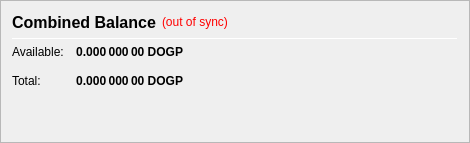
                   <widget class="QFrame" name="frame_CombinedBalances">
                    <property name="minimumSize">
                     <size>
                      <width>470</width>
                      <height>0</height>
                     </size>
                    </property>
                    <property name="frameShape">
                     <enum>QFrame::StyledPanel</enum>
                    </property>
                    <property name="frameShadow">
                     <enum>QFrame::Raised</enum>
                    </property>
                    <layout class="QVBoxLayout" name="verticalLayout_5">
                     <item>
                      <layout class="QHBoxLayout" name="horizontalLayout_5" stretch="0,0,0">
                       <item>
                        <widget class="QLabel" name="label_5z">
                         <property name="minimumSize">
                          <size>
                           <width>0</width>
                           <height>20</height>
                          </size>
                         </property>
                         <property name="font">
                          <font>
                           <pointsize>12</pointsize>
                           <weight>75</weight>
                           <bold>true</bold>
                          </font>
                         </property>
                         <property name="toolTip">
                          <string>Combined Balance (including unconfirmed and immature coins)</string>
                         </property>
                         <property name="text">
                          <string>Combined Balance</string>
                         </property>
                        </widget>
                       </item>
                       <item>
                        <widget class="QLabel" name="labelWalletStatus">
                         <property name="cursor">
                          <cursorShape>WhatsThisCursor</cursorShape>
                         </property>
                         <property name="toolTip">
                          <string>The displayed information may be out of date. Your wallet automatically synchronizes with the DOGP network after a connection is established, but this process has not completed yet.</string>
                         </property>
                         <property name="styleSheet">
                          <string notr="true">QLabel { color: red; }</string>
                         </property>
                         <property name="text">
                          <string notr="true">(out of sync)</string>
                         </property>
                         <property name="alignment">
                          <set>Qt::AlignLeading|Qt::AlignLeft|Qt::AlignVCenter</set>
                         </property>
                        </widget>
                       </item>
                       <item>
                        <spacer name="horizontalSpacer_1">
                         <property name="orientation">
                          <enum>Qt::Horizontal</enum>
                         </property>
                         <property name="sizeHint" stdset="0">
                          <size>
                           <width>40</width>
                           <height>20</height>
                          </size>
                         </property>
                        </spacer>
                       </item>
                      </layout>
                     </item>
                     <item>
                      <widget class="Line" name="line_CombinedBalance">
                       <property name="minimumSize">
                        <size>
                         <width>0</width>
                         <height>1</height>
                        </size>
                       </property>
                       <property name="maximumSize">
                        <size>
                         <width>16777215</width>
                         <height>1</height>
                        </size>
                       </property>
                       <property name="orientation">
                        <enum>Qt::Horizontal</enum>
                       </property>
                      </widget>
                     </item>
                     <item>
                      <layout class="QGridLayout" name="gridLayout_3">
                       <property name="spacing">
                        <number>12</number>
                       </property>
                       <item row="1" column="0">
                        <widget class="QLabel" name="labelBalanceTextz">
                         <property name="text">
                          <string>Available:</string>
                         </property>
                        </widget>
                       </item>
                       <item row="1" column="1">
                        <widget class="QLabel" name="labelBalancez">
                         <property name="font">
                          <font>
                           <weight>75</weight>
                           <bold>true</bold>
                          </font>
                         </property>
                         <property name="cursor">
                          <cursorShape>IBeamCursor</cursorShape>
                         </property>
                         <property name="toolTip">
                          <string>Your current spendable balance</string>
                         </property>
                         <property name="text">
                          <string notr="true">0.000 000 00 DOGP</string>
                         </property>
                         <property name="alignment">
                          <set>Qt::AlignRight|Qt::AlignTrailing|Qt::AlignVCenter</set>
                         </property>
                         <property name="textInteractionFlags">
                          <set>Qt::LinksAccessibleByMouse|Qt::TextSelectableByKeyboard|Qt::TextSelectableByMouse</set>
                         </property>
                        </widget>
                       </item>
                       <item row="2" column="0">
                        <widget class="QLabel" name="labelTotalTextz">
                         <property name="text">
                          <string>Total:</string>
                         </property>
                        </widget>
                       </item>
                       <item row="2" column="1">
                        <widget class="QLabel" name="labelTotalz">
                         <property name="font">
                          <font>
                           <weight>75</weight>
                           <bold>true</bold>
                          </font>
                         </property>
                         <property name="cursor">
                          <cursorShape>IBeamCursor</cursorShape>
                         </property>
                         <property name="toolTip">
                          <string>Total Balance, including all unavailable coins.</string>
                         </property>
                         <property name="text">
                          <string notr="true">0.000 000 00 DOGP</string>
                         </property>
                         <property name="alignment">
                          <set>Qt::AlignRight|Qt::AlignTrailing|Qt::AlignVCenter</set>
                         </property>
                         <property name="textInteractionFlags">
                          <set>Qt::LinksAccessibleByMouse|Qt::TextSelectableByKeyboard|Qt::TextSelectableByMouse</set>
                         </property>
                        </widget>
                       </item>
                       <item row="2" column="3">
                        <spacer name="horizontalSpacer_2">
                         <property name="orientation">
                          <enum>Qt::Horizontal</enum>
                         </property>
                         <property name="sizeHint" stdset="0">
                          <size>
                           <width>40</width>
                           <height>20</height>
                          </size>
                         </property>
                        </spacer>
                       </item>
                      </layout>
                     </item>
                     <item>
                      <spacer name="verticalSpacer_1">
                       <property name="orientation">
                        <enum>Qt::Vertical</enum>
                       </property>
                       <property name="sizeHint" stdset="0">
                        <size>
                         <width>20</width>
                         <height>40</height>
                        </size>
                       </property>
                      </spacer>
                     </item>
                    </layout>
                   </widget>
